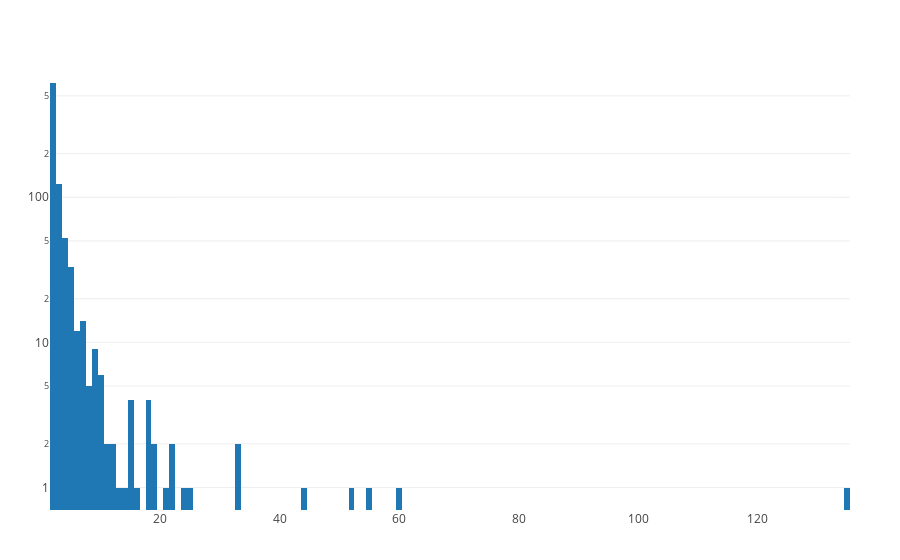

The cell this chart's notebook holds for it:
### Markdown cell above
### Plot

### Code cell
plot(histogram(x=length.(groups)), Layout(yaxis=attr(type=:log)))

### Figure 1 — Plotly figure (JSON) as saved in the notebook; plotly's stock layout.template omitted (floating-point values rounded to 4 significant figures; data arrays with more than 128 entries replaced by an {"elided": "..."} marker saying what was removed)
{"data": [{"type": "histogram", "x": {"elided": "901 int values"}}], "layout": {"margin": {"b": 50, "l": 50, "r": 50, "t": 60}, "yaxis": {"type": "log"}}}
